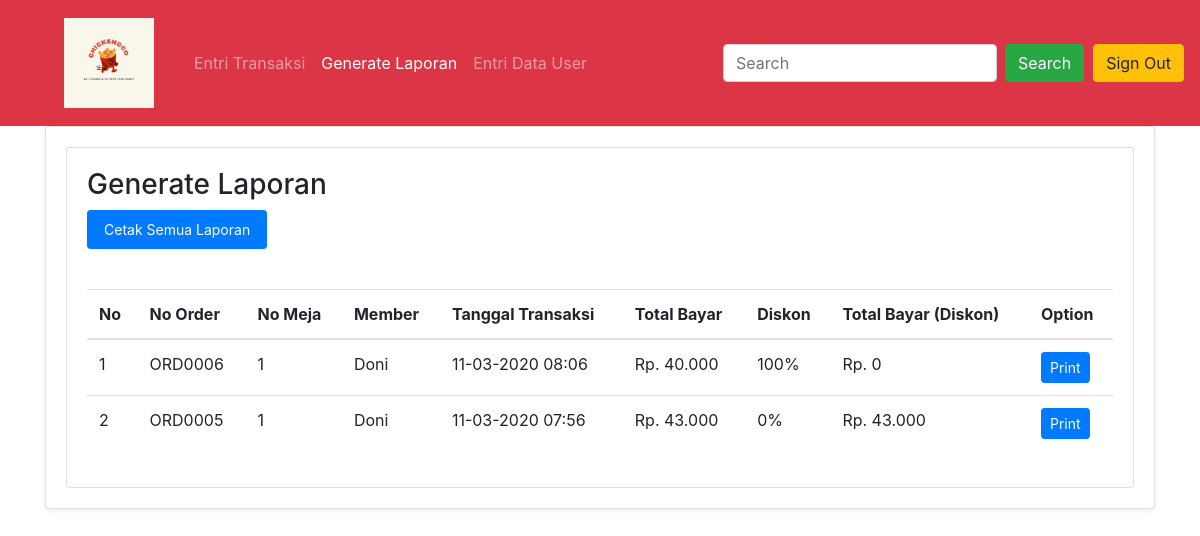
The page /kasir.php?menu=generate_laporan (signed in) on the database its author committed.
### tables this page shows
CREATE TABLE IF NOT EXISTS `tb_transaksi` (
  `id_transaksi` int(11) NOT NULL,
  `id_user` int(11) DEFAULT NULL,
  `id_order` varchar(50) NOT NULL,
  `transaksi_tanggal` int(11) NOT NULL,
  `transaksi_nganTanggal` varchar(50) NOT NULL,
  `transaksi_hartot` int(11) NOT NULL,
  `transaksi_diskon` int(11) NOT NULL,
  `transaksi_totbar` int(11) NOT NULL,
  `transaksi_uang` int(11) NOT NULL,
  `transaksi_kembalian` int(11) NOT NULL
);

CREATE TABLE IF NOT EXISTS `tb_order` (
  `id_order` varchar(50) NOT NULL,
  `order_meja` int(11) NOT NULL,
  `order_tanggal` int(11) NOT NULL,
  `order_nganTanggal` varchar(128) NOT NULL,
  `id_user` int(11) NOT NULL,
  `order_keterangan` text,
  `order_status` varchar(20) NOT NULL
);

CREATE TABLE IF NOT EXISTS `user` (
  `id_user` int(11) NOT NULL,
  `username` varchar(30) NOT NULL,
  `password` varchar(30) NOT NULL,
  `nama_user` varchar(30) NOT NULL,
  `id_level` int(1) NOT NULL
);

### rupiah.php (called while the page is built)
<?php
function rupiah($str)
{
    return number_format($str, 0, ",", ".");
}
?>

### generate_laporan.php (the view, shortened to what this page needs)
<?php
$transaksi = mysqli_query($koneksi, "SELECT * FROM tb_transaksi ORDER BY id_transaksi DESC");
?>
<section class="list-menu">
    <div class="container">
        <div class="card shadow-sm">
            <div class="card-body">
                <div class="row">
                    <div class="col-md-12">
                        <div class="card">
                            <div class="card-body">
                                <h3>Generate Laporan</h3>
                                <a href="semua_laporan.php" target="_blank" class="btn btn-sm btn-primary py-2 px-3 text-small">
                                    Cetak Semua Laporan
                                </a>
                            </div>
                            <div class="card-body">
                                <div class="table-responsive">
                                    <table class="table table-hover" id="myTable">
                                        <thead>
                                            <tr>
                                                <th>No</th>
                                                <th>No Order</th>
                                                <th>No Meja</th>
                                                <th>Member</th>
                                                <th>Tanggal Transaksi</th>
                                                <th>Total Bayar</th>
                                                <th>Diskon</th>
                                                <th>Total Bayar (Diskon)</th>
                                                <th>Option</th>
                                            </tr>
                                        </thead>
                                        <tbody>
                                            <?php $i = 1;
                                            foreach ($transaksi as $orow) :
                                                $user_query =  mysqli_query($koneksi, "SELECT * FROM user WHERE id_user = '$orow[id_user]'");
                                                $usr = mysqli_fetch_assoc($user_query);
                                                $order_query =  mysqli_query($koneksi, "SELECT * FROM tb_order WHERE id_order = '$orow[id_order]'");
                                                $oq = mysqli_fetch_assoc($order_query);
                                            ?>
                                                <tr class="text-small">
                                                    <td><?= $i; ?></td>
                                                    <td><?= $orow['id_order'] ?></td>
                                                    <td><?= $oq['order_meja'] ?></td>
                                                    <td><?= $usr['nama_user'] ?></td>
                                                    <td><?= date('d-m-Y H:i', $orow['transaksi_tanggal']) ?></td>
                                                    <td>Rp. <?= rupiah($orow['transaksi_hartot']) ?></td>
                                                    <td><?= $orow['transaksi_diskon'] ?>%</td>
                                                    <td>Rp. <?= rupiah($orow['transaksi_totbar']) ?></td>
                                                    <td>
                                                        <a href="print_struk.php?id_order=<?= $orow['id_order'] ?>" target="_blank" class="btn btn-primary text-white btn-sm text-small">Print</a>
                                                    </td>
                                                </tr>
                                            <?php $i++;
                                            endforeach; ?>
                                        </tbody>
                                    </table>
                                </div>
                            </div>
                        </div>
                    </div>
                </div>
            </div>
        </div>
    </div>
</section>

### rows shown on the page
tb_transaksi: id_order "ORD0006", id_order.order_meja "1", id_user.nama_user "Doni", transaksi_tanggal "11-03-2020 08:06", transaksi_hartot "40.000", transaksi_diskon "100", transaksi_totbar "0"
tb_transaksi: id_order "ORD0005", id_order.order_meja "1", id_user.nama_user "Doni", transaksi_tanggal "11-03-2020 07:56", transaksi_hartot "43.000", transaksi_diskon "0", transaksi_totbar "43.000"
